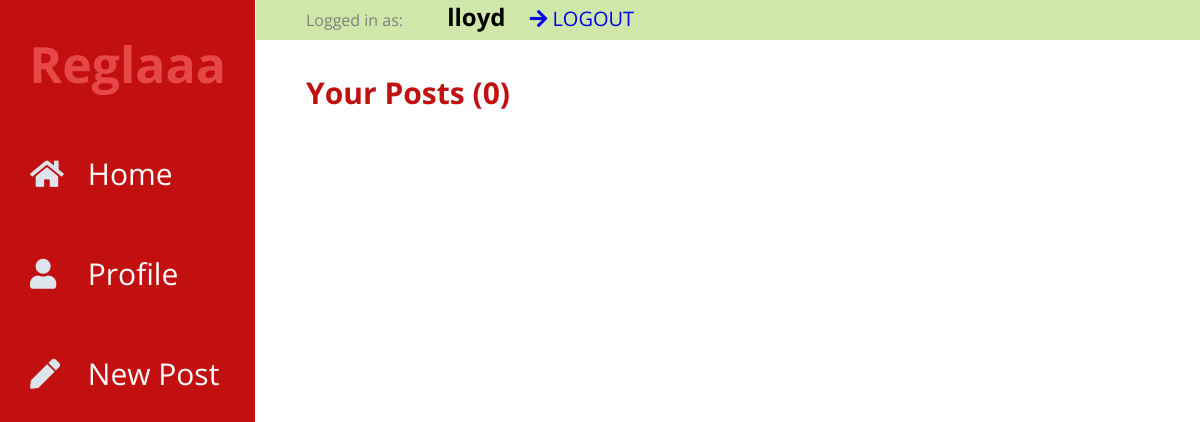
Page /4/profile (signed in) on the earlier database version.
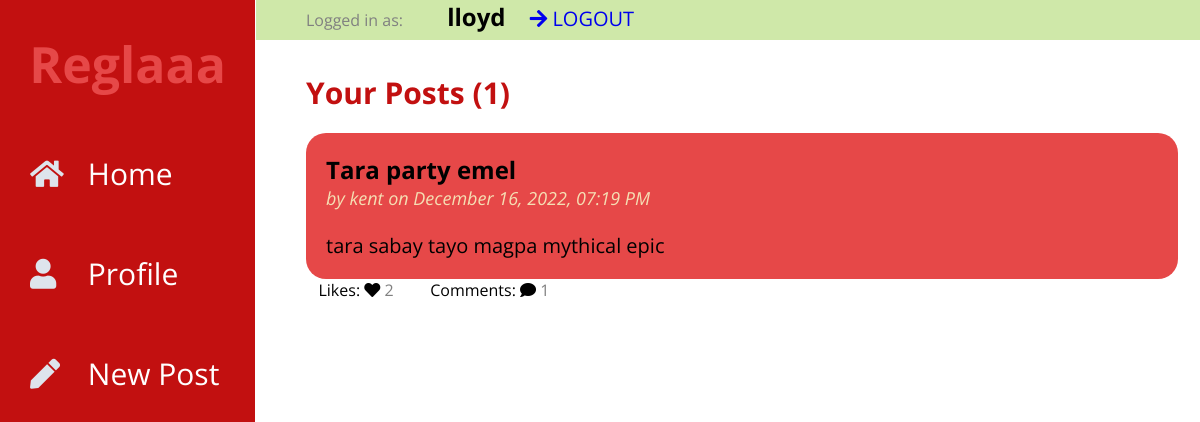
Same page on the later database version.
### tables this page shows
CREATE TABLE post (
  id INTEGER PRIMARY KEY AUTOINCREMENT,
  author_id INTEGER NOT NULL,
  created TIMESTAMP DEFAULT (datetime('now','localtime')),
  title TEXT NOT NULL,
  body TEXT NOT NULL,
  FOREIGN KEY (author_id) REFERENCES user (id)
);

CREATE TABLE user (
  id INTEGER PRIMARY KEY AUTOINCREMENT,
  username TEXT UNIQUE NOT NULL,
  password TEXT NOT NULL
);

### flaskr/blog.py (the view)
@bp.route("/<int:userid>/profile")
@login_required
def profile(userid):
    db = get_db()
    posts = db.execute(
        "SELECT p.id, title, body, created, author_id, username,"
        "(SELECT COUNT(user_id) FROM likes WHERE post_id = p.id) AS likes,"
        "(SELECT COUNT(user_id) FROM comments WHERE post_id = p.id) AS comments"
        " FROM post p JOIN user u ON p.author_id = u.id"
        " WHERE p.author_id = ?"
        " ORDER BY created DESC"
        ,(userid,),
    ).fetchall()
    return render_template("blog/profile.html", posts=posts, length=len(posts))

### flaskr/auth.py (called while the page is built)
def login_required(view):
    @functools.wraps(view)
    def wrapped_view(**kwargs):
        if g.user is None:
            return redirect(url_for("auth.login"))
        return view(**kwargs)
    return wrapped_view

@bp.before_app_request
def load_logged_in_user():
    user_id = session.get("user_id")
    if user_id is None:
        g.user = None
        g.liked = None
    else:
        g.user = (
            get_db().execute("SELECT * FROM user WHERE id = ?", (user_id,)).fetchone()
        )
        likedd = (
            get_db().execute("SELECT post_id,user_id FROM likes WHERE user_id = ?", (user_id,)).fetchall()
        )
        g.liked = []
        for like in likedd:
            g.liked.append([like['post_id'],like['user_id']])

### flaskr/db.py (called while the page is built)
def get_db():
    if "db" not in g:
        g.db = sqlite3.connect(
            current_app.config["DATABASE"], detect_types=sqlite3.PARSE_DECLTYPES
        )
        g.db.row_factory = sqlite3.Row
    return g.db

### flaskr/templates/blog/profile.html (shortened to what this page needs)
{% extends 'base.html' %}
{% block posts %}
  <p class="title">{% block title %}Your Posts ({{ length }}){% endblock %}</p>
{% endblock %}
{% block content %}
  {% for post in posts %}
    <article class="post">
        <div class="body">
            <h2>{{ post['title'] }}</h2>
            <p class="about">by {{ post['username'] }} on {{ post['created'].strftime("%B %d, %Y, %I:%M %p") }}</p>
            <br>
            <br>
            <p class="body">{{ post['body'] }}</p>
        </div>
    </article>
    <div class="opt">
        <span class="icon">&nbsp&nbsp&nbspLikes: <i class="fas fa-heart"></i></span>
        <p>{{ post['likes'] }}</p>
        <span class="icon">&nbsp&nbsp&nbspComments: <i class="fas fa-comment"></i></span>
        <p> {{ post.comments }}</p>
    </div>
  {% endfor %}
{% endblock %}

Differences in the rows shown:
added post: title "Tara party emel", username "kent", created "December 16, 2022, 07:19 PM", body "tara sabay tayo magpa mythical epic", likes "2", comments "1"
Other differences:
{{ length }}: "0" → "1"
